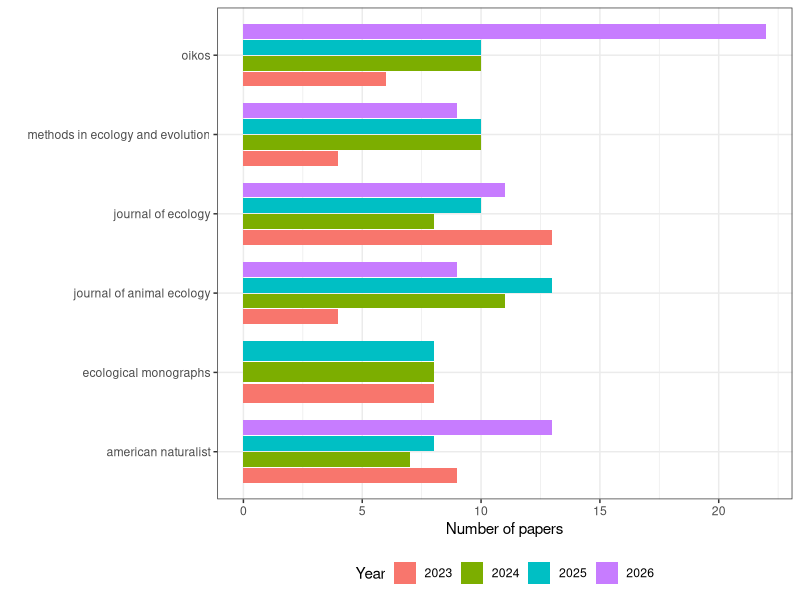
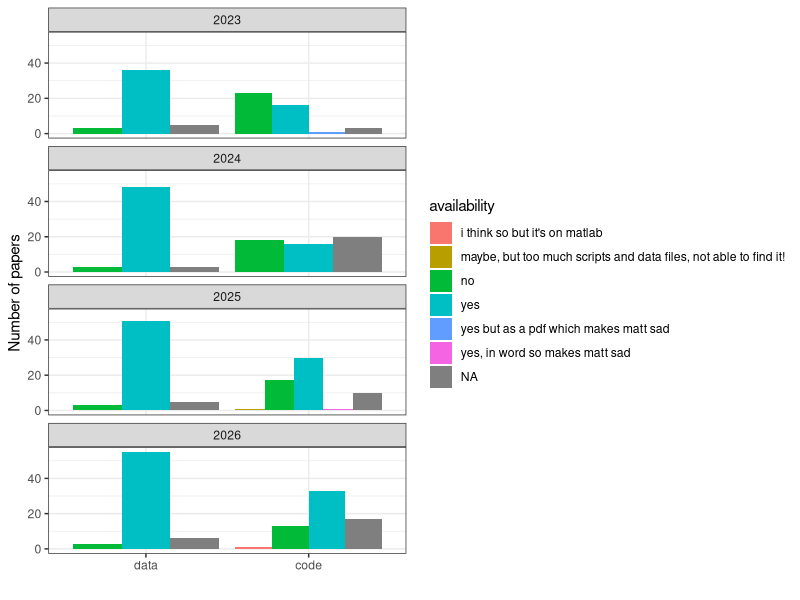
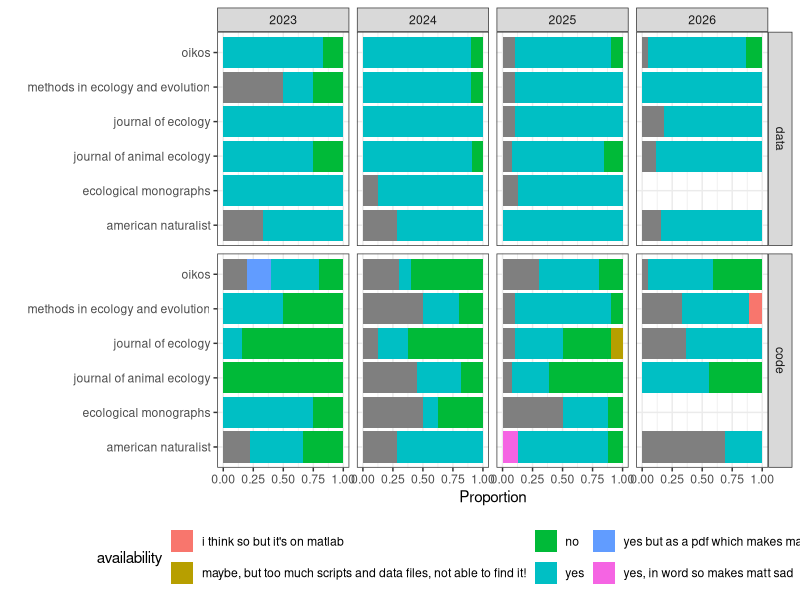

Reproduce these figures in R, in order.
## ---- chunk 1
#| label: setup
#| echo: false
#| eval: true

library(tidyverse)
library(readxl)
library(glue)
library(here)

## ---- chunk 2
#| label: load-data
#| echo: false
#| eval: true
#| 
# Read data from all years and ensure consistent types
# Use here() to anchor paths at the project root during rendering
dat_2023 <- readxl::read_excel(here::here("data", "Reproducibility_2025.xlsx"), sheet = "Hjerkinn_2023") |>
  mutate(Year = "2023") |>
  # Convert logical columns to character
  mutate(across(where(is.logical), ~ if_else(is.na(.x), NA_character_, as.character(.x)))) |>
  # Convert Group to character (handles numeric, character, and NA)
  mutate(Group = as.character(Group))

dat_2024 <- readxl::read_excel(here::here("data", "Reproducibility_2025.xlsx"), sheet = "Hjerkinn_2024") |>
  mutate(Year = "2024") |>
  # Convert logical columns to character
  mutate(across(where(is.logical), ~ if_else(is.na(.x), NA_character_, as.character(.x)))) |>
  # Convert Group to character (handles numeric, character, and NA)
  mutate(Group = as.character(Group))

dat_2025 <- readxl::read_excel(here::here("data", "Reproducibility_2025.xlsx"), sheet = "Hjerkinn_2025") |>
  mutate(Year = "2025") |>
  mutate(across(where(is.logical), ~ if_else(is.na(.x), NA_character_, as.character(.x)))) |>
  mutate(Group = as.character(Group))

# 2026 from Finse course CSV (slightly different data-availability column name)
dat_2026 <- readr::read_csv(
  here::here("data", "Reproducibility - Finse_2026.csv"),
  show_col_types = FALSE
) |>
  rename(`Is the data available?` = `Is the data available? Can it be located?`) |>
  mutate(Year = "2026") |>
  mutate(across(where(is.logical), ~ if_else(is.na(.x), NA_character_, as.character(.x)))) |>
  mutate(Group = as.character(Group))

# Combine data first
dat_combined <- bind_rows(dat_2023, dat_2024, dat_2025, dat_2026)

# Combine and process data
dat_raw <- dat_combined |>
  select(Year, Group:Issue, `Is the data available?`, "Is the code to run the analysis for Fig/Tab x available?") |> 
  rename("data" = `Is the data available?`,
         "code" = "Is the code to run the analysis for Fig/Tab x available?") %>%
  mutate(Journal = tolower(Journal),
         Journal = if_else(Journal == "amrican naturalist", "american naturalist", Journal),
         # Handle empty strings and NA variations for Journal
         Journal = if_else(Journal == "" | Journal == "na" | Journal == "n/a", NA_character_, Journal),
         data = tolower(data),
         data = case_when(data == "na" | data == "n/a" ~ NA_character_,
                          data == "yes, but" ~ "yes",
                          TRUE ~ data),
         code = tolower(code),
         code = case_when(code == "na" | code == "n/a" ~ NA_character_,
                          code == "yea" ~ "yes",
                         TRUE ~ code),
         Year = factor(Year, levels = c("2023", "2024", "2025", "2026"))) |>
  # Filter out rows with missing Journal after processing
  filter(!is.na(Journal))

# Create long format for availability analysis
dat <- dat_raw |> 
  pivot_longer(cols = c(data, code), names_to = "variable", values_to = "availability") |> 
  mutate(variable = factor(variable, levels = c("data", "code"))) |> 
  filter(!availability %in% c("yes, but"))

# Precompute caption to avoid YAML parsing issues with !expr
n_by_year <- dat_raw |> count(Year, name = "n")
fig_cap_papers <- glue::glue(
  "Number of papers reviewed in 2023: n = {n_by_year$n[n_by_year$Year == '2023']}, 2024: n = {n_by_year$n[n_by_year$Year == '2024']}, 2025: n = {n_by_year$n[n_by_year$Year == '2025']}, 2026: n = {n_by_year$n[n_by_year$Year == '2026']}"
)

## ---- chunk 3
#| label: fig-nr-papers
#| echo: false
#| eval: true
#| fig-cap: !expr fig_cap_papers


# Count papers by Year and Journal (years side-by-side per journal)
dat_raw |> 
  group_by(Year, Journal) |> 
  summarise(n = n(), .groups = "drop") |> 
  ggplot(aes(x = n, y = Journal, fill = Year)) +
  geom_col(position = position_dodge(width = 0.8), width = 0.75) +
  labs(x = "Number of papers", y = "") +
  theme_bw() +
  theme(legend.position = "bottom")

## ---- chunk 4
#| label: fig-two
#| echo: false
#| eval: true
#| fig-cap: Data and code availability by year.

dat |> 
  group_by(Year, variable, availability) |> 
  summarise(n = n(), .groups = "drop") |> 
  ggplot(aes(x = variable, y = n, fill = availability)) +
  geom_col(position = "dodge") +
  facet_wrap(~ Year, ncol = 1) +
  labs(x = "", y = "Number of papers") +
  theme_bw() +
  theme(legend.position = "right")

## ---- chunk 5
#| label: fig-three
#| echo: false
#| eval: true

dat |> 
  group_by(Year, Journal, variable, availability) |> 
  summarise(n = n(), .groups = "drop") |> 
  ggplot(aes(x = Journal, y = n, fill = availability)) +
  geom_col(position = "fill") +
  coord_flip() +
  labs(x = "", y = "Proportion") +
  facet_grid(variable ~ Year) +
  theme_bw() +
  theme(legend.position = "bottom")
